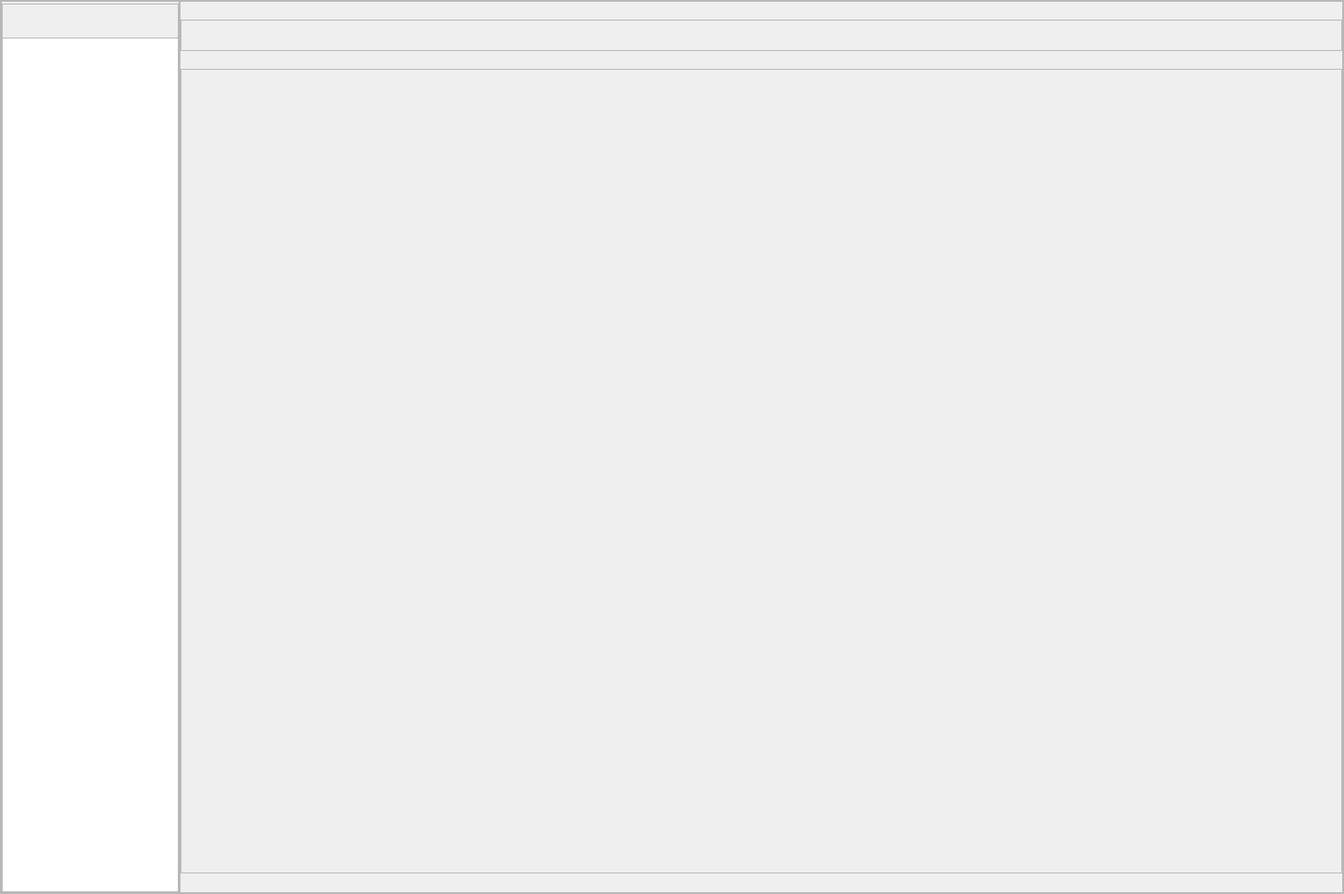
<?xml version="1.0" encoding="UTF-8"?>
<ui version="4.0">
 <class>MainWindow</class>
 <widget class="QMainWindow" name="MainWindow">
  <property name="geometry">
   <rect>
    <x>0</x>
    <y>0</y>
    <width>1504</width>
    <height>1000</height>
   </rect>
  </property>
  <property name="windowTitle">
   <string>MainWindow</string>
  </property>
  <widget class="QWidget" name="centralwidget">
   <property name="minimumSize">
    <size>
     <width>0</width>
     <height>950</height>
    </size>
   </property>
   <layout class="QHBoxLayout" name="horizontalLayout_4">
    <property name="spacing">
     <number>0</number>
    </property>
    <property name="leftMargin">
     <number>0</number>
    </property>
    <property name="topMargin">
     <number>0</number>
    </property>
    <property name="rightMargin">
     <number>0</number>
    </property>
    <property name="bottomMargin">
     <number>0</number>
    </property>
    <item>
     <widget class="QFrame" name="frame">
      <property name="frameShape">
       <enum>QFrame::StyledPanel</enum>
      </property>
      <property name="frameShadow">
       <enum>QFrame::Raised</enum>
      </property>
      <layout class="QHBoxLayout" name="horizontalLayout_3" stretch="1,5">
       <property name="spacing">
        <number>0</number>
       </property>
       <property name="leftMargin">
        <number>0</number>
       </property>
       <property name="topMargin">
        <number>0</number>
       </property>
       <property name="rightMargin">
        <number>0</number>
       </property>
       <property name="bottomMargin">
        <number>0</number>
       </property>
       <item>
        <widget class="QFrame" name="frame_2">
         <property name="minimumSize">
          <size>
           <width>200</width>
           <height>0</height>
          </size>
         </property>
         <property name="maximumSize">
          <size>
           <width>200</width>
           <height>16777215</height>
          </size>
         </property>
         <property name="frameShape">
          <enum>QFrame::StyledPanel</enum>
         </property>
         <property name="frameShadow">
          <enum>QFrame::Raised</enum>
         </property>
         <layout class="QVBoxLayout" name="verticalLayout_2" stretch="1,17">
          <property name="spacing">
           <number>0</number>
          </property>
          <property name="leftMargin">
           <number>0</number>
          </property>
          <property name="topMargin">
           <number>0</number>
          </property>
          <property name="rightMargin">
           <number>0</number>
          </property>
          <property name="bottomMargin">
           <number>0</number>
          </property>
          <item>
           <widget class="QFrame" name="frame_3">
            <property name="minimumSize">
             <size>
              <width>0</width>
              <height>40</height>
             </size>
            </property>
            <property name="maximumSize">
             <size>
              <width>16777215</width>
              <height>35</height>
             </size>
            </property>
            <property name="frameShape">
             <enum>QFrame::StyledPanel</enum>
            </property>
            <property name="frameShadow">
             <enum>QFrame::Raised</enum>
            </property>
            <layout class="QHBoxLayout" name="horizontalLayout">
             <property name="spacing">
              <number>0</number>
             </property>
             <property name="leftMargin">
              <number>0</number>
             </property>
             <property name="topMargin">
              <number>0</number>
             </property>
             <property name="rightMargin">
              <number>0</number>
             </property>
             <property name="bottomMargin">
              <number>0</number>
             </property>
             <item>
              <layout class="QHBoxLayout" name="treeTopLayout">
               <property name="spacing">
                <number>0</number>
               </property>
              </layout>
             </item>
            </layout>
           </widget>
          </item>
          <item>
           <widget class="QTreeWidget" name="chapterTree">
            <attribute name="headerVisible">
             <bool>false</bool>
            </attribute>
            <column>
             <property name="text">
              <string notr="true">1</string>
             </property>
            </column>
           </widget>
          </item>
         </layout>
        </widget>
       </item>
       <item>
        <widget class="QFrame" name="frame_4">
         <property name="frameShape">
          <enum>QFrame::StyledPanel</enum>
         </property>
         <property name="frameShadow">
          <enum>QFrame::Raised</enum>
         </property>
         <layout class="QVBoxLayout" name="verticalLayout" stretch="0,15">
          <property name="spacing">
           <number>0</number>
          </property>
          <property name="leftMargin">
           <number>0</number>
          </property>
          <property name="topMargin">
           <number>0</number>
          </property>
          <property name="rightMargin">
           <number>0</number>
          </property>
          <property name="bottomMargin">
           <number>0</number>
          </property>
          <item>
           <widget class="QFrame" name="frame_6">
            <property name="minimumSize">
             <size>
              <width>0</width>
              <height>35</height>
             </size>
            </property>
            <property name="maximumSize">
             <size>
              <width>16777215</width>
              <height>35</height>
             </size>
            </property>
            <property name="frameShape">
             <enum>QFrame::StyledPanel</enum>
            </property>
            <property name="frameShadow">
             <enum>QFrame::Raised</enum>
            </property>
            <layout class="QVBoxLayout" name="verticalLayout_3">
             <item>
              <layout class="QHBoxLayout" name="fontLayout">
               <property name="spacing">
                <number>0</number>
               </property>
              </layout>
             </item>
            </layout>
           </widget>
          </item>
          <item>
           <widget class="QFrame" name="contentFrame">
            <property name="minimumSize">
             <size>
              <width>1300</width>
              <height>900</height>
             </size>
            </property>
            <property name="maximumSize">
             <size>
              <width>1300</width>
              <height>900</height>
             </size>
            </property>
            <property name="frameShape">
             <enum>QFrame::StyledPanel</enum>
            </property>
            <property name="frameShadow">
             <enum>QFrame::Raised</enum>
            </property>
            <layout class="QHBoxLayout" name="horizontalLayout_2">
             <property name="spacing">
              <number>0</number>
             </property>
             <property name="leftMargin">
              <number>0</number>
             </property>
             <property name="topMargin">
              <number>0</number>
             </property>
             <property name="rightMargin">
              <number>0</number>
             </property>
             <property name="bottomMargin">
              <number>0</number>
             </property>
            </layout>
           </widget>
          </item>
         </layout>
        </widget>
       </item>
      </layout>
     </widget>
    </item>
   </layout>
  </widget>
 </widget>
 <resources/>
 <connections/>
</ui>
